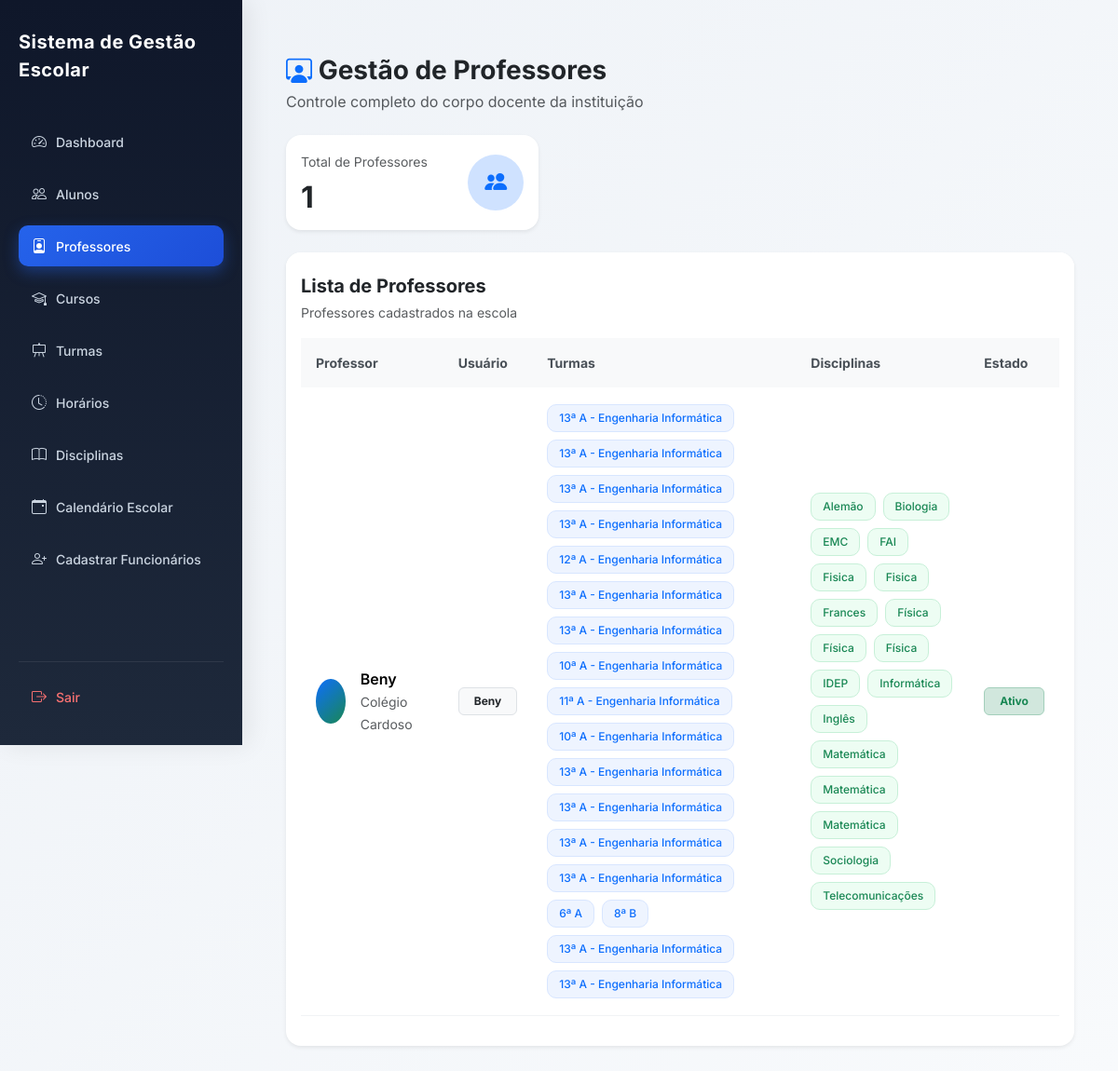
The page /professores/ (signed in) on the database its author committed.
### users/models.py (models this page shows, shortened)
class User(AbstractUser):
    ROLE_CHOICES = (
        ('SUPERADMIN', 'Super Admin'),
        ('DIRETOR', 'Diretor'),
        ('PROFESSOR', 'Professor'),
        ('ALUNO', 'Aluno'),
        ('FINANCEIRO', 'Financeiro'),
        ('SECRETARIA', 'Secretaria'),
    )
    role = models.CharField(
        max_length=20,
        choices=ROLE_CHOICES,
        default='ALUNO'
    )
    ativo = models.BooleanField(default=True)
    escola = models.ForeignKey(
        'academic.Escola',
        on_delete=models.CASCADE,
        null=True,
        blank=True,
        related_name="usuarios"
    )
    criado_em = models.DateTimeField(auto_now_add=True)
    tentativas_login = models.PositiveIntegerField(
        default=0
    )
    bloqueado_ate = models.DateTimeField(
        null=True,
        blank=True
    )
    objects = UserManager()

### academic/models.py (models this page shows, shortened)
class Escola(models.Model):
    nome = models.CharField(
        "Nome da Escola",
        max_length=255
    )
    codigo = models.CharField(
        "Código da Escola",
        max_length=10,
        unique=True,
        blank=True,
        help_text="Código usado no login da escola"
    )
    logo = models.ImageField(
        upload_to='logos_escolas/',
        blank=True,
        null=True
    )
    endereco = models.CharField(
        "Endereço",
        max_length=255
    )
    provincia = models.CharField(
        "Província",
        max_length=100,
        blank=True,
        null=True
    )
    municipio = models.CharField(
        "Município",
        max_length=100,
        blank=True,
        null=True
    )
    telefone = models.CharField(
        "Telefone",
        max_length=20
    )
    nif = models.CharField(
        "NIF",
        max_length=14,
        blank=True,
        null=True,
        help_text="Número de Identificação Fiscal da escola"
    )
    email = models.EmailField(
        "Email da Escola",
        max_length=254,
        blank=True,
        null=True,
        help_text="Email oficial da escola"
    )
    plano = models.ForeignKey(
        "Plano",
        on_delete=models.SET_NULL,
        null=True,
        blank=True,
        related_name="escolas",
        verbose_name="Plano"
    )
    data_expiracao = models.DateField(
        "Data de Expiração do Plano",
        null=True,
        blank=True
    )
    ativo = models.BooleanField(
        "Ativo",
        default=True
    )
    criada_em = models.DateTimeField(
        "Criada em",
        auto_now_add=True
    )
    class Meta:
        verbose_name = "Escola"
        verbose_name_plural = "Escolas"
        ordering = ["nome"]

class Disciplina(models.Model):
    nome = models.CharField(max_length=90)
    turma = models.ForeignKey(
        Turma,
        on_delete=models.CASCADE,
        related_name="disciplinas"
    )
    professor = models.ForeignKey(
        settings.AUTH_USER_MODEL,
        on_delete=models.CASCADE,
        limit_choices_to={'role': 'PROFESSOR'},
        related_name="disciplinas",
        null=True,
        blank=True
    )
    escola = models.ForeignKey(
        Escola,
        on_delete=models.CASCADE,
        related_name="disciplinas"
    )
    criada_em = models.DateTimeField(auto_now_add=True)
    class Meta:
        unique_together = ('nome', 'turma', 'escola')
        ordering = ["nome"]

class Turma(models.Model):
    CLASSE_CHOICES = [
        ('4', '4ª Classe'),
        ('5', '5ª Classe'),
        ('6', '6ª Classe'),
        ('7', '7ª Classe'),
        ('8', '8ª Classe'),
        ('9', '9ª Classe'),
        ('10', '10ª Classe'),
        ('11', '11ª Classe'),
        ('12', '12ª Classe'),
        ('13', '13ª Classe'),
    ]
    TURNOS = [
        ('MANHA', 'Manhã'),
        ('TARDE', 'Tarde'),
        ('NOITE', 'Noite'),
    ]
    classe = models.CharField(
        max_length=10,
        choices=CLASSE_CHOICES,
        verbose_name="Classe"
    )
    curso = models.ForeignKey(
        'Curso',
        on_delete=models.SET_NULL,
        null=True,
        blank=True,
        related_name="turmas",
        verbose_name="Curso"
    )
    identificador = models.CharField(
        max_length=5,
        verbose_name="Identificador"
    )
    turno = models.CharField(
        max_length=10,
        choices=TURNOS,
        default='MANHA',
        verbose_name='Turno'
    )
    ano_letivo = models.ForeignKey(
        'AnoLetivo',
        on_delete=models.CASCADE,
        related_name="turmas",
        verbose_name="Ano Letivo"
    )
    escola = models.ForeignKey(
        'Escola',
        on_delete=models.CASCADE,
        related_name="turmas",
        verbose_name="Escola"
    )
    professor = models.ForeignKey(
        settings.AUTH_USER_MODEL,
        on_delete=models.SET_NULL,
        related_name="turmas",
        limit_choices_to={"role": "PROFESSOR"},
        null=True,
        blank=True,
        verbose_name="Professor"
    )
    criada_em = models.DateTimeField(
        auto_now_add=True,
        verbose_name="Data de Criação"
    )
    class Meta:
        constraints = [
            models.UniqueConstraint(
                fields=['classe', 'identificador', 'turno', 'ano_letivo', 'escola', 'curso'],
                name='unique_turma_por_curso'
            )
        ]
        verbose_name = "Turma"
        verbose_name_plural = "Turmas"

class Curso(models.Model):
    nome = models.CharField(
        max_length=90,
        unique=True,
        verbose_name="Curso"
    )
    descricao = models.TextField(
        blank=True,
        null=True
    )
    escola = models.ForeignKey(
        'Escola',
        on_delete=models.CASCADE,
        related_name='cursos'
    )
    criado_em = models.DateTimeField(auto_now_add=True)
    class Meta:
        verbose_name = "Curso"
        verbose_name_plural = "Cursos"

### core/views.py (the view)
# urls.py: path('professores/', views.lista_professores, name='professores'),
@login_required
def lista_professores(request):
    escola = get_escola(request)
    if not escola:
        return redirect("dashboard")
    professores = User.objects.filter(
        role="PROFESSOR",
        escola=escola
    ).prefetch_related(
        Prefetch(
            "disciplinas",
            queryset=Disciplina.objects.select_related(
                "turma",
                "turma__curso"
            )
        )
    ).annotate(
        total_turmas=Count("disciplinas__turma", distinct=True),
        total_disciplinas=Count("disciplinas", distinct=True),
    ).order_by(
        "first_name",
        "username"
    )
    total_professores = professores.count()
    return render(request, "professores.html", {
        "professores": professores,
        "total_professores": total_professores,
    })

### core/views.py (called while the page is built)
def get_escola(request):
    user = request.user
    if user.role == 'SUPERADMIN':
        escola_id = request.session.get('escola_id')
        if escola_id:
            return Escola.objects.filter(id=escola_id).first()
        return None
    return user.escola

### core/templates/professores.html (shortened to what this page needs)
{% extends 'base.html' %}
{% block content %}
<div class="container-fluid mt-4">
    <div class="d-flex justify-content-between align-items-center flex-wrap gap-3 mb-4">
        <div>
            <h3 class="fw-bold mb-1">
                <i class="bi bi-person-workspace text-primary"></i>
                Gestão de Professores
            </h3>
            <p class="text-muted mb-0">
                Controle completo do corpo docente da instituição
            </p>
        </div>
    </div>
    <div class="row g-3 mb-4">
        <div class="col-md-4">
            <div class="card border-0 shadow-sm rounded-4 h-100">
                <div class="card-body">
                    <div class="d-flex justify-content-between align-items-center">
                        <div>
                            <small class="text-muted">
                                Total de Professores
                            </small>
                            <h2 class="fw-bold mt-2 mb-0">
                                {{ total_professores }}
                            </h2>
                        </div>
                        <div class="icon-circle bg-primary-subtle text-primary">
                            <i class="bi bi-people-fill"></i>
                        </div>
                    </div>
                </div>
            </div>
        </div>
    </div>
    <div class="card border-0 shadow-sm rounded-4">
        <div class="card-header bg-white border-0 pt-4 pb-0">
            <div class="d-flex justify-content-between align-items-center flex-wrap gap-2">
                <div>
                    <h5 class="fw-bold mb-1">
                        Lista de Professores
                    </h5>
                    <small class="text-muted">
                        Professores cadastrados na escola
                    </small>
                </div>
            </div>
        </div>
        <div class="card-body">
            <div class="table-responsive">
                <table class="table align-middle table-hover">
                    <thead>
                        <tr>
                            <th>Professor</th>
                            <th>Usuário</th>
                            <th>Turmas</th>
                            <th>Disciplinas</th>
                            <th>Estado</th>
                        </tr>
                    </thead>
                    <tbody>
                        {% for professor in professores %}
                        <tr>
                            <td>
                                <div class="d-flex align-items-center gap-3">
                                    <div class="avatar-circle">
                                    </div>
                                    <div>
                                        <div class="fw-semibold">
                                            {{ professor.get_full_name|default:professor.username }}
                                        </div>
                                        <small class="text-muted">
                                            {{ professor.escola.nome }}
                                        </small>
                                    </div>
                                </div>
                            </td>
                            <td>
                                <span class="badge bg-light text-dark border px-3 py-2">
                                    {{ professor.username }}
                                </span>
                            </td>
                            <td>
                                {% if professor.disciplinas.all %}
                                    <div class="d-flex flex-wrap gap-2">
                                        {% for disciplina in professor.disciplinas.all %}
                                            {% if disciplina.turma %}
                                            <span class="badge turma-badge">
                                                {{ disciplina.turma.classe }}ª
                                                {{ disciplina.turma.identificador }}
                                                {% if disciplina.turma.curso %}
                                                    - {{ disciplina.turma.curso.nome }}
                                                {% endif %}
                                            </span>
                                            {% endif %}
                                        {% endfor %}
                                    </div>
                                {% else %}
                                    <span class="text-muted">
                                        Sem turmas
                                    </span>
                                {% endif %}
                            </td>
                            <td>
                                {% if professor.disciplinas.all %}
                                    <div class="d-flex flex-wrap gap-2">
                                        {% for disciplina in professor.disciplinas.all %}
                                            <span class="badge disciplina-badge">
                                                {{ disciplina.nome }}
                                            </span>
                                        {% endfor %}
                                    </div>
                                {% else %}
                                    <span class="text-muted">
                                        Nenhuma disciplina
                                    </span>
                                {% endif %}
                            </td>
                            <td>
                                <span class="badge bg-success-subtle text-success border border-success-subtle px-3 py-2">
                                    Ativo
                                </span>
                            </td>
                        </tr>
                        {% endfor %}
                    </tbody>
                </table>
            </div>
        </div>
    </div>
</div>
{% endblock %}

### core/templates/base.html (style rules this page uses)
body { margin: 0; font-family: 'Inter', sans-serif; background: linear-gradient(135deg, #eef2f7, #f8fafc); }

### core/templates/professores.html (style rules this page uses)
.avatar-circle { width:48px; height:48px; border-radius:50%; background:linear-gradient(135deg,#0d6efd,#198754); color:white; display:flex; align-items:center; justify-content:center; font-weight:bold; font-size:18px; }
.icon-circle { width:60px; height:60px; border-radius:50%; display:flex; align-items:center; justify-content:center; font-size:24px; }
.turma-badge { background:#eef4ff; color:#0d6efd; border:1px solid #d8e6ff; padding:8px 12px; font-weight:500; border-radius:10px; }
.disciplina-badge { background:#edfdf3; color:#198754; border:1px solid #c7f0d8; padding:8px 12px; font-weight:500; border-radius:10px; }
.table thead th { background:#f8f9fa; border:none; font-size:14px; font-weight:700; color:#495057; padding:16px; }
.table tbody td { padding:18px 16px; vertical-align:middle; }
.table tbody tr { border-bottom:1px solid #f1f3f5; }
.card { overflow:hidden; }

### rows shown on the page
User: get_full_name "Beny", escola.nome "Colégio Cardoso", username "Beny"
Disciplina: turma.classe "13", turma.identificador "A", turma.curso.nome "Engenharia Informática", nome "Alemão"
Disciplina: turma.classe "13", turma.identificador "A", turma.curso.nome "Engenharia Informática", nome "Biologia"
Disciplina: turma.classe "13", turma.identificador "A", turma.curso.nome "Engenharia Informática", nome "EMC"
Disciplina: turma.classe "13", turma.identificador "A", turma.curso.nome "Engenharia Informática", nome "FAI"
Disciplina: turma.classe "12", turma.identificador "A", turma.curso.nome "Engenharia Informática", nome "Fisica"
Disciplina: turma.classe "13", turma.identificador "A", turma.curso.nome "Engenharia Informática", nome "Fisica"
Disciplina: turma.classe "13", turma.identificador "A", turma.curso.nome "Engenharia Informática", nome "Frances"
Disciplina: turma.classe "10", turma.identificador "A", turma.curso.nome "Engenharia Informática", nome "Física"
Disciplina: turma.classe "11", turma.identificador "A", turma.curso.nome "Engenharia Informática", nome "Física"
Disciplina: turma.classe "10", turma.identificador "A", turma.curso.nome "Engenharia Informática", nome "Física"
Disciplina: turma.classe "13", turma.identificador "A", turma.curso.nome "Engenharia Informática", nome "IDEP"
Disciplina: turma.classe "13", turma.identificador "A", turma.curso.nome "Engenharia Informática", nome "Informática"
Disciplina: turma.classe "13", turma.identificador "A", turma.curso.nome "Engenharia Informática", nome "Inglês"
Disciplina: turma.classe "13", turma.identificador "A", turma.curso.nome "Engenharia Informática", nome "Matemática"
Disciplina: turma.classe "6", turma.identificador "A", nome "Matemática"
Disciplina: turma.classe "8", turma.identificador "B", nome "Matemática"
Disciplina: turma.classe "13", turma.identificador "A", turma.curso.nome "Engenharia Informática", nome "Sociologia"
Disciplina: turma.classe "13", turma.identificador "A", turma.curso.nome "Engenharia Informática", nome "Telecomunicações"

### other values the page prints
{{ total_professores }} "1"
